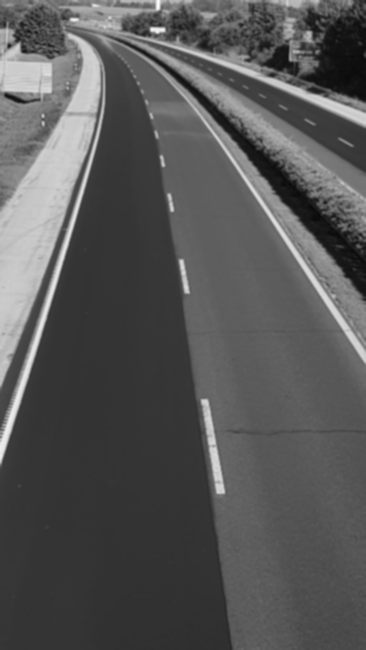
#> input picture result_pictures/newVideoSource/blured.png, 366 x 650 px
$ python find_lanes.py
#> lines starting #> are read from the running program, lines starting #| are printed output that depends on the picture; after the words box and inside, x2 and y2 are one past the last pixel; in counts of white or black regions, pixels touching at a corner belong together
import cv2
import numpy as np

background = cv2.imread("result_pictures/newVideoSource/blured.png")
#> background is the input picture: shape (650, 366, 3); min 10, max 250, mean 87

cv2.imshow("background", background)

# polynom creation for masking
stencil = np.zeros_like(background[:, :, 0])
polygon = np.array([[80, 50], [250, 50], [500, 650], [-100, 650]])
cv2.fillConvexPoly(stencil, polygon, 1)
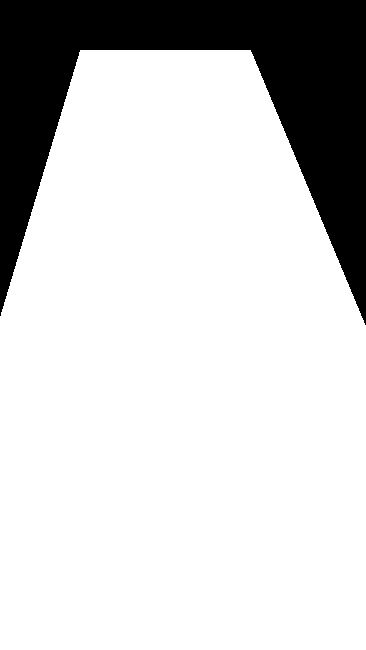
#> stencil: shape (650, 366); values 0 (black) and 1 (white), 81.1% white; 1 black region, box (x1, y1, x2, y2) and area: (0, 0, 366, 325) 44936

# using mask on the background image
img = cv2.bitwise_and(background[:, :, 0], background[:, :, 0], mask=stencil)
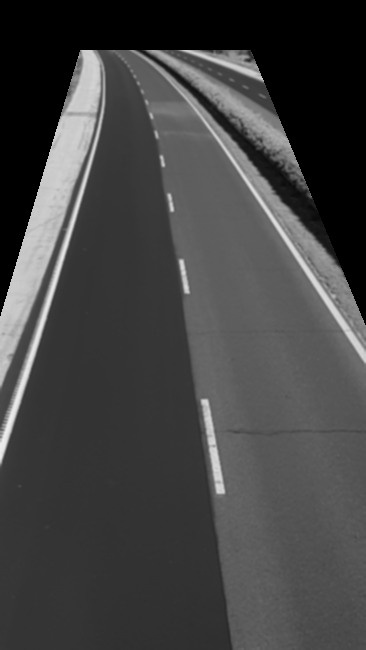
#> img: shape (650, 366); min 0, max 237, mean 67.1

# image thresholding to filter withe colors from the grayscale image
ret, thresh = cv2.threshold(img, 130, 145, cv2.THRESH_BINARY)
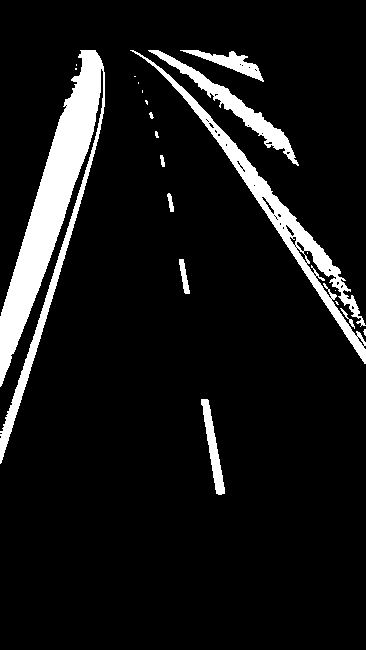
#> thresh: shape (650, 366); values 0 (black) and 145 (white), 9% white; 21 white regions (10 under 20 px), largest, box (x1, y1, x2, y2) and area: (0, 50, 105, 464) 11986, (130, 50, 366, 364) 5263, (148, 50, 299, 166) 2180
cv2.imshow("thresh", thresh)

# Canny edges detection
edges = cv2.Canny(thresh, 100, 200)
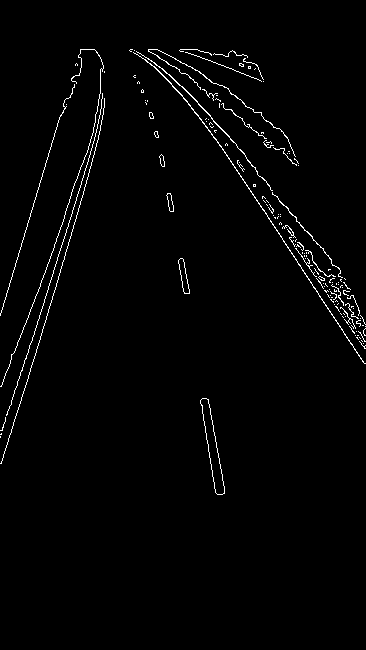
#> edges: shape (650, 366); 1.7% white in thin lines or dots, all inside (x1, y1, x2, y2) = (0, 49, 366, 495)
cv2.imshow("edges", edges)

outputImg = np.zeros(background.shape, dtype=np.uint8)

for i in range(thresh.shape[0] - 2):
    for j in range(thresh.shape[1] - 2):

        if abs(int(edges[i][j]) - int(edges[i + 1][j])) > 50:
            # bgr
            outputImg[i + 1][j][0] = 0
            outputImg[i + 1][j][1] = 100
            outputImg[i + 1][j][2] = 0
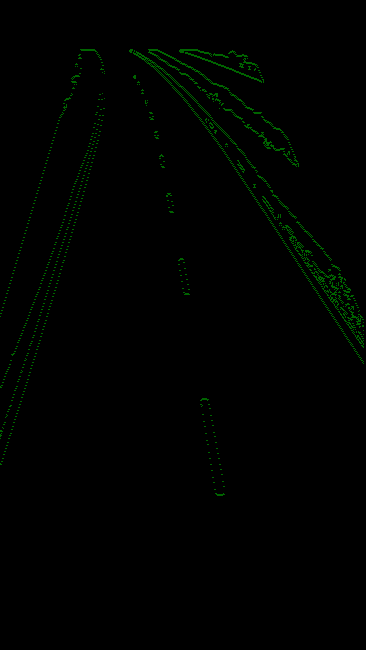
#> outputImg: shape (650, 366, 3); mean of channels 0, 1, 2 0, 1.7, 0; drawn as B, G, R

cv2.imshow("output", outputImg)

cv2.waitKey(0)
cv2.destroyAllWindows()
